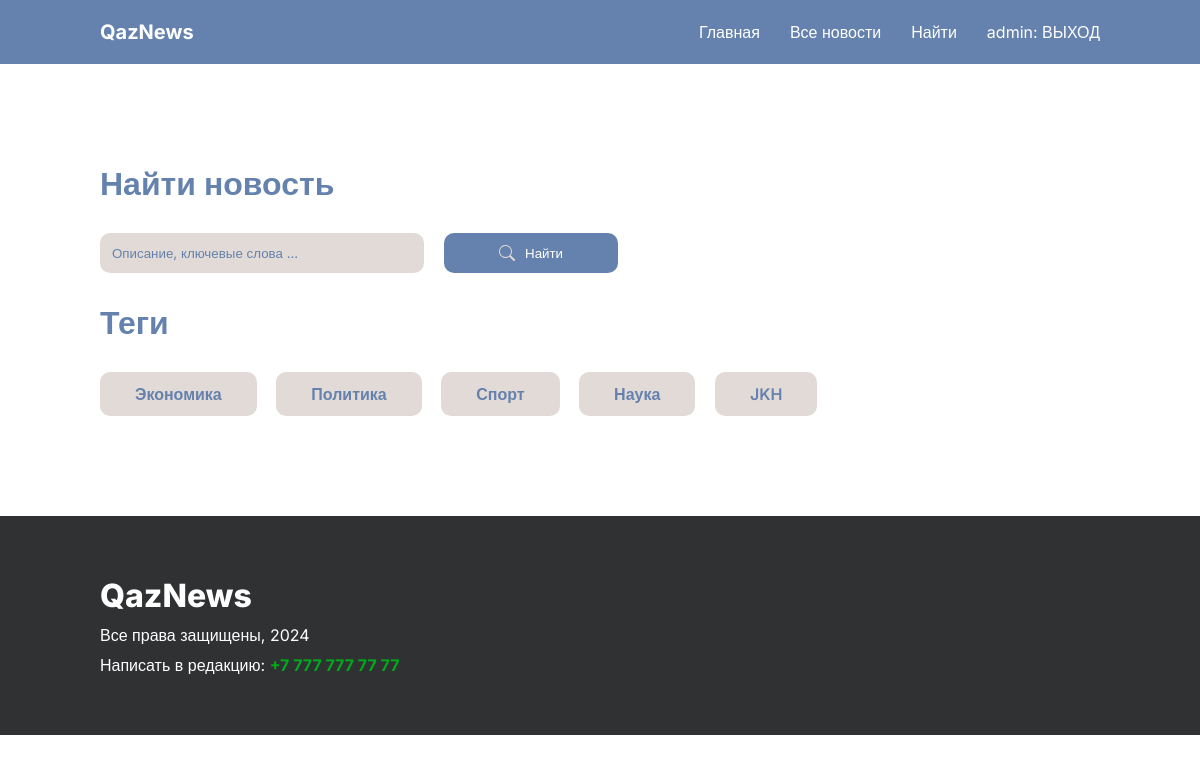
/news/search/ (signed in), run on the app's committed database.
### core_app/models.py (models this page shows, shortened)
class Tag(models.Model):
    name = models.CharField("Название тега", max_length=100)
    slug = models.SlugField(unique=True, editable=False, blank=True)
    class Meta:
        verbose_name = "Тег"
        verbose_name_plural = "Теги"

### core_app/views.py (the view)
# urls.py: path('news/search/', views.search_page, name='search_page'),
def search_page(request):
    tags = Tag.objects.all()
    context = {
        'tags': tags
    }
    return render(request, "./client/search.html", context)

### core_app/templates/client/search.html (shortened to what this page needs)
{% extends 'base.html' %}
{% load static %}
{% block content %}
<section class="page-block">
    <div class="container">
        <div class="page-block__item">
            <h1 class="title">Найти новость</h1>
            <form action="{% url 'search_results_page'%}" class="search-data">
                <input type="text" name ="q" placeholder="Описание, ключевые слова ...">
                <button class="search-button"><img src="{% static './images/search.svg'%}" alt="Search"> Найти</button>
            </form>
            <h2 class="title">Теги</h2>
            <div class="tags-list">
                {% for tag in tags%}
                <a href="{% url 'tags_news_page' slug=tag.slug %}" class="tag-list__item">{{ tag.name }}</a>
                {% endfor %}
            </div>
        </div>
    </div>
</section>
{% endblock %}

### core_app/templates/base.html (shortened to what this page needs)
{% load static %}
<!DOCTYPE html>
<html lang="en">
<head>
    <link rel="stylesheet" href="{% static './css/style.css' %}">
</head>
<body>
    <header class="header">
        <div class="container header-row">
            <a href="{% url 'home_page' %}" class="logo">QazNews</a>
            <ul class="header-nav">
                <li class="header-nav__item">
                    <a href="{% url 'home_page' %}" class="header-nav__link">Главная</a>
                </li>
                <li class="header-nav__item">
                    <a href="{% url 'all_news_page' %}" class="header-nav__link">Все новости</a>
                </li>
                <li class="header-nav__item">
                    <a href="{% url 'search_page' %}" class="header-nav__link">Найти</a>
                </li>
                <li class="header-nav__item">
                    {% if not user.is_authenticated %}
                    <a href="{% url 'admin_login_page' %}" class="header-nav__link">
                        <img src="{% static './images/user.svg' %}" alt="User">
                    </a>
                    {% else %}
                    <a href="{% url 'admin_logout' %}" class="header-nav__link">
                        {{ user.username }}: ВЫХОД
                    </a>
                    {% endif %}
                </li>
            </ul>
        </div>
    </header>
    <main>
        {% block content %}
        {% endblock %}
    </main>
    <footer class="footer">
        <div class="container">
            <a href="#" class="footer-logo">QazNews</a>
            <p class="rules">Все права защищены, 2024</p>
            <span class="contact">Написать в редакцию: <a href="#" class="phone">+7 777 777 77 77</a></span>
        </div>
    </footer>
</body>
</html>

### core_app/static/css/style.css (style rules this page uses)
* { padding: 0; margin: 0; font-family: "Inter", sans-serif; }
:root { --primary: #6482AD; --light: #ffffff; --secondary: #E2DAD6; --dark: #2F3133; --success: #00AB1B; --danger: #DF5753; }
.container { margin-left: 100px; margin-right: 100px; }
.header { background-color: var(--primary); padding: 20px 0; }
.logo { color: var(--light); font-size: 20px; text-decoration: none; font-weight: 700; }
.header-nav { display: flex; align-items: center; gap: 30px; }
.header-nav__item { list-style: none; }
.header-nav__link { color: var(--light); text-decoration: none; }
.header-row { display: flex; align-items: center; justify-content: space-between; }
.title { font-size: 32px; font-weight: 600; color: var(--primary); }
.page-block { padding: 100px 0; background-color: var(--light); }
.page-block__item .title { margin-bottom: 30px; }
.search-data { margin: 15px 0; display: flex; margin-bottom: 30px; }
.search-data input { width: 30%; background-color: var(--secondary); padding: 12px; color: var(--primary); margin-right: 20px; border: none; border-radius: 10px; }
.search-data input::placeholder { color: var(--primary); }
.search-button { background-color: var(--primary); color: var(--light); padding: 12px 55px; border: none; cursor: pointer; border-radius: 10px; display: flex; align-items: center; gap: 10px; }
.tag-list__item { padding: 12px 35px; border-radius: 10px; font-weight: 600; color: var(--primary); background-color: var(--secondary); text-decoration: none; display: inline-block; margin-right: 15px; }
.footer { background-color: var(--dark); padding: 60px 0; }
.footer-logo { font-size: 32px; font-weight: 800; color: var(--light); text-decoration: none; display: inline-block; margin-bottom: 10px; }
.rules { margin-bottom: 10px; color: var(--light); }
.contact { display: inline-block; color: var(--light); }
.phone { text-decoration: none; color: var(--success); font-weight: 700; }

### data on the page
Tag: name "Экономика"
Tag: name "Политика"
Tag: name "Спорт"
Tag: name "Наука"
Tag: name "JKH"

### other printed values
{{ user.username }} "admin"
